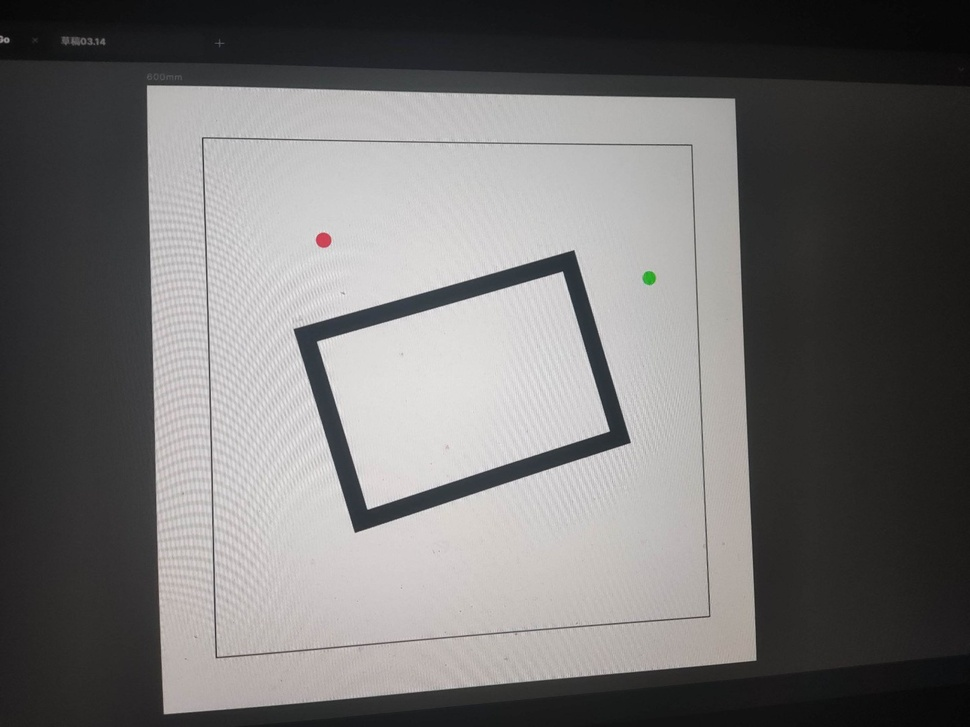
#> input picture week_9/src_1/img_1.jpeg, 970 x 727 px, shrunk from 1440 x 1080 before the run, found by its file name
$ python 'Harris_Detection(Failed).py'
#> lines starting #> are read from the running program, lines starting #| are printed output that depends on the picture; after the words box and inside, x2 and y2 are one past the last pixel; in counts of white or black regions, pixels touching at a corner belong together
# [26 lines of commented-out code are left out]

import cv2
import numpy as np
import matplotlib.pyplot as plt

#读取图像
img = cv2.imread("week_9\src_1\img_1.jpeg")
#> img is the input picture: shape (727, 970, 3); mean B, G, R 111.8, 112.3, 113.7

#灰度化
gray = cv2.cvtColor(img, cv2.COLOR_BGR2GRAY)

#Harris角点检测函数
dst = cv2.cornerHarris(src = gray, blockSize = 2, ksize = 3, k = 0.04)
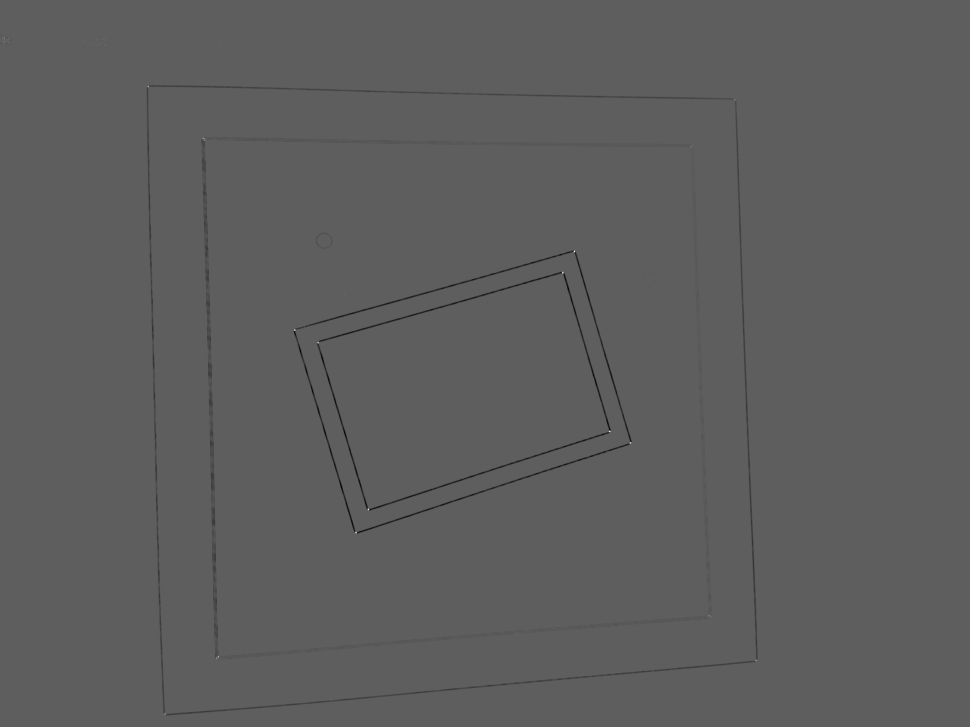
#> dst: shape (727, 970) float32; min -0.00436, max 0.0074, mean -2.19e-05; drawn with min black and max white

#图像中大于0.01*dst.max()的角点标记颜色
img[dst > 0.01*dst.max()] = (0,0,255)
#> img: shape (727, 970, 3); 0.03% of pixels changed, all inside (x1, y1, x2, y2) = (2, 36, 758, 715)

#展示处理
# cv2.imshow('IMAGE',img)


# Save the modified image
cv2.imwrite('week_9\out\Harris_drawed_img.jpeg', img)


# 没有效果，不考虑此方案

$ run again, with week_9/src_1/img_2.jpeg copied over week_9/src_1/img_1.jpeg
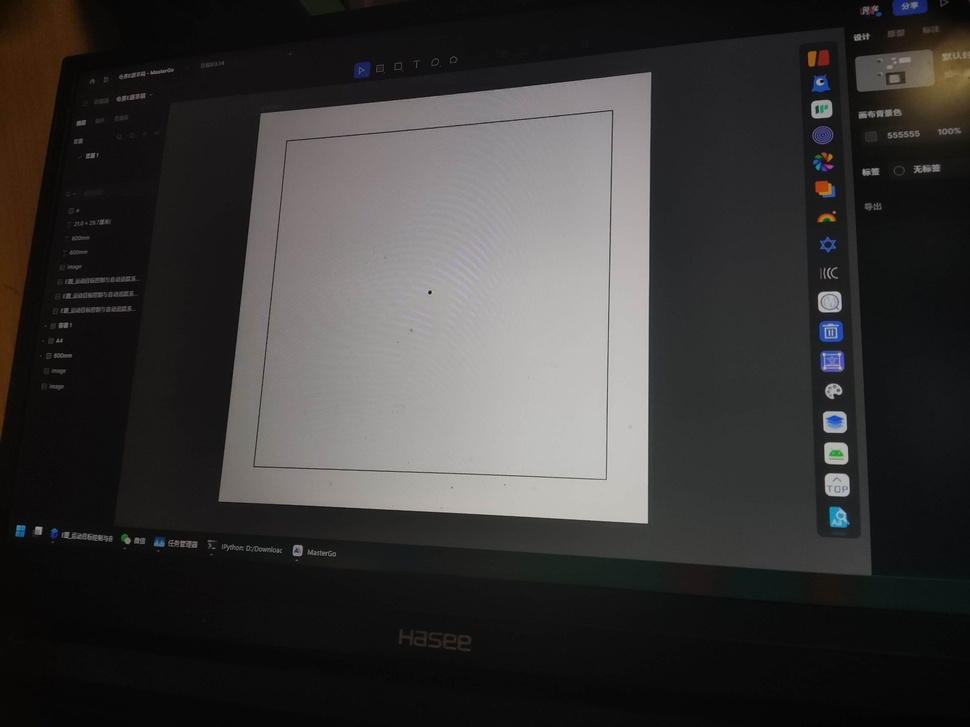
#> input picture week_9/src_1/img_2.jpeg, 970 x 727 px, shrunk from 2560 x 1920 before the run, found by its file name
#> img is the input picture: shape (727, 970, 3); mean B, G, R 55.4, 56.1, 57.7
#> `dst = cv2.cornerHarris(src = gray, blockSize = 2, ksize = 3, k = 0.04)`:
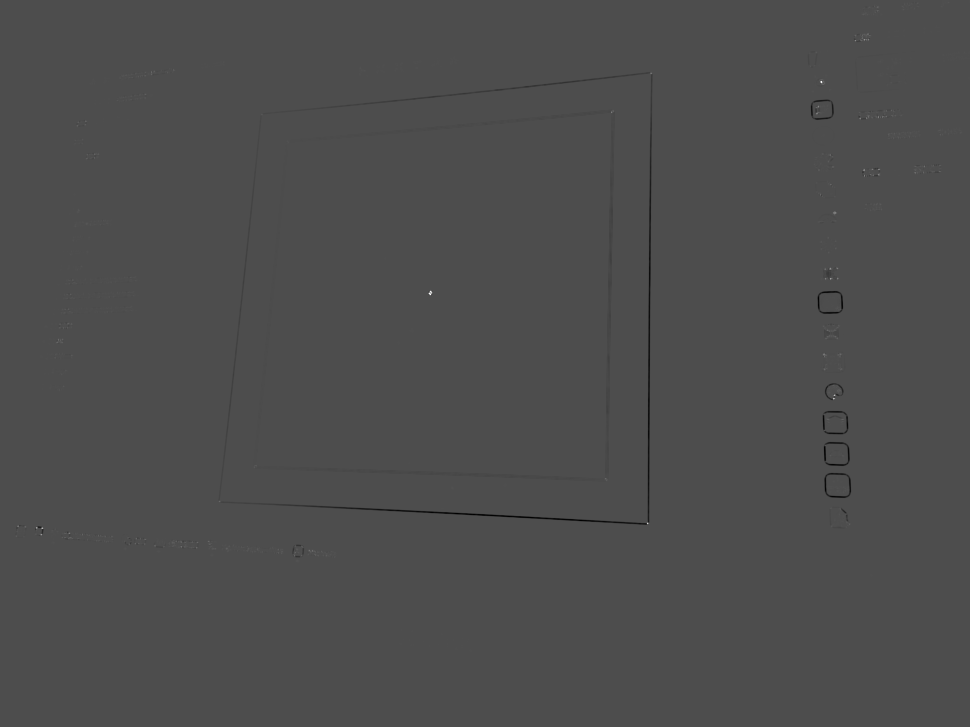
#> dst: shape (727, 970) float32; min -0.00267, max 0.00606, mean -6.8e-06; drawn with min black and max white
#> `img[dst > 0.01*dst.max()] = (0,0,255)`:
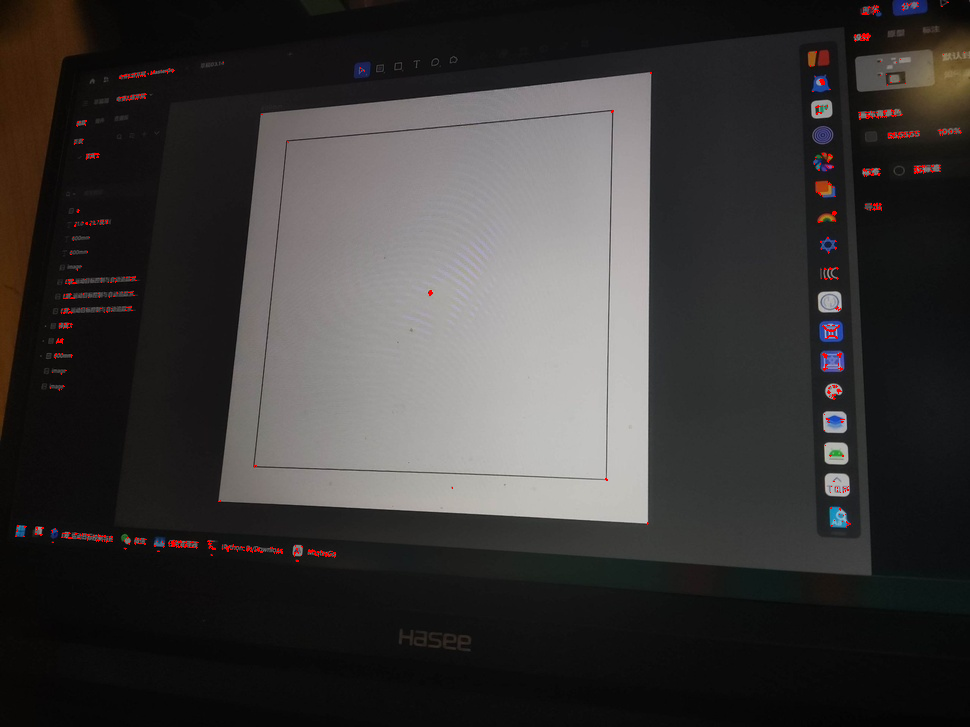
#> img: shape (727, 970, 3); 0.29% of pixels changed, all inside (x1, y1, x2, y2) = (15, 2, 965, 562)

$ run again, with week_9/src_1/img_3.jpeg copied over week_9/src_1/img_1.jpeg
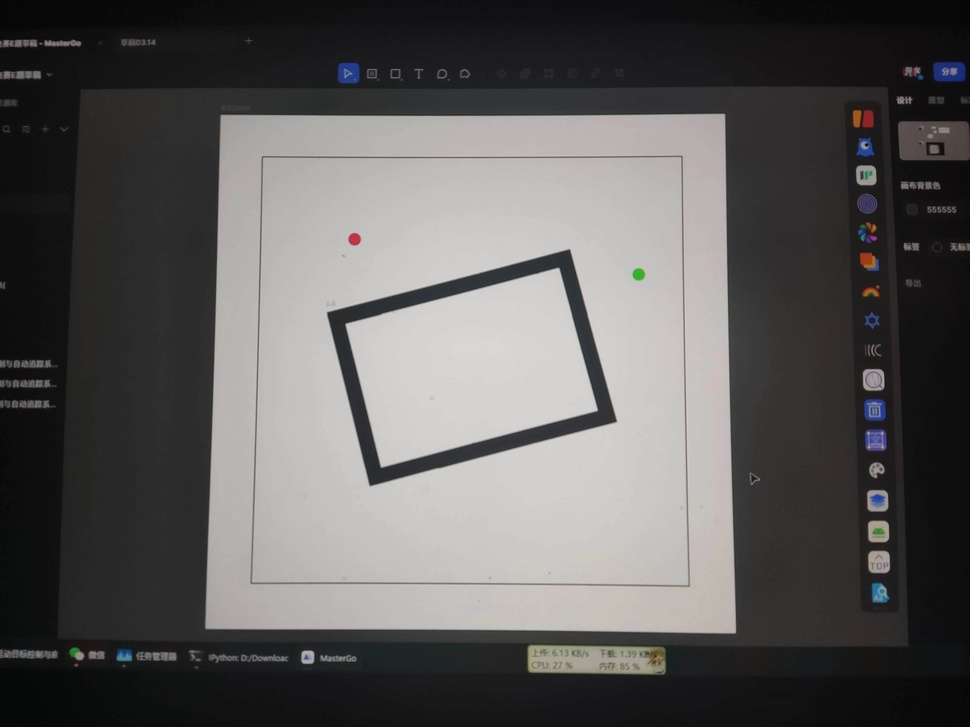
#> input picture week_9/src_1/img_3.jpeg, 970 x 727 px, shrunk from 4000 x 3000 before the run, found by its file name
#> img is the input picture: shape (727, 970, 3); mean B, G, R 90.4, 90.9, 92
#> `dst = cv2.cornerHarris(src = gray, blockSize = 2, ksize = 3, k = 0.04)`:
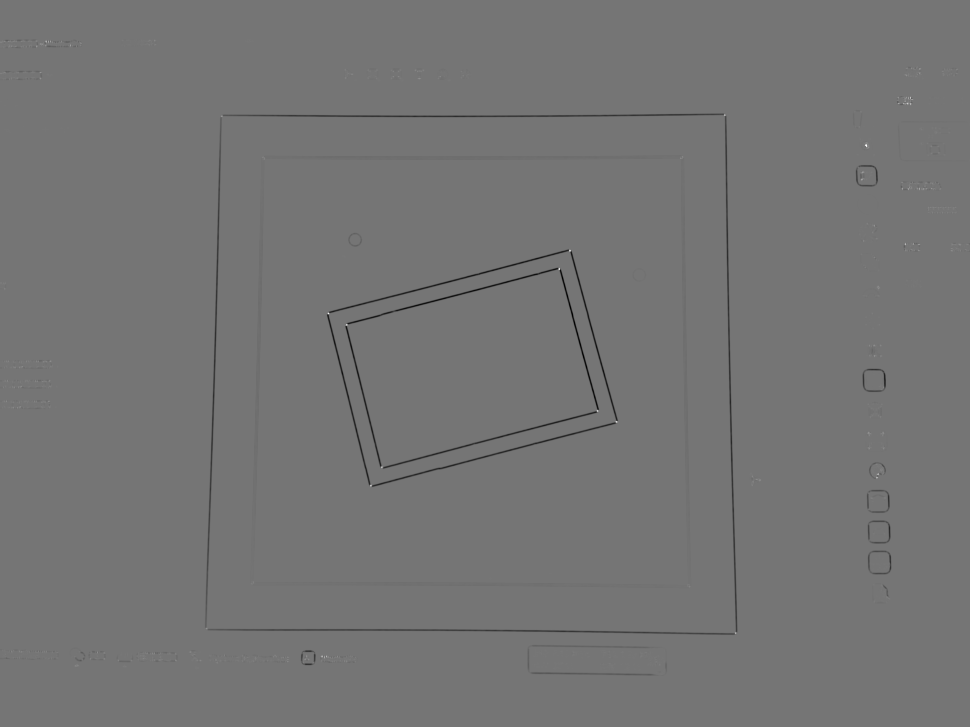
#> dst: shape (727, 970) float32; min -0.00249, max 0.00291, mean -1.43e-05; drawn with min black and max white
#> `img[dst > 0.01*dst.max()] = (0,0,255)`:
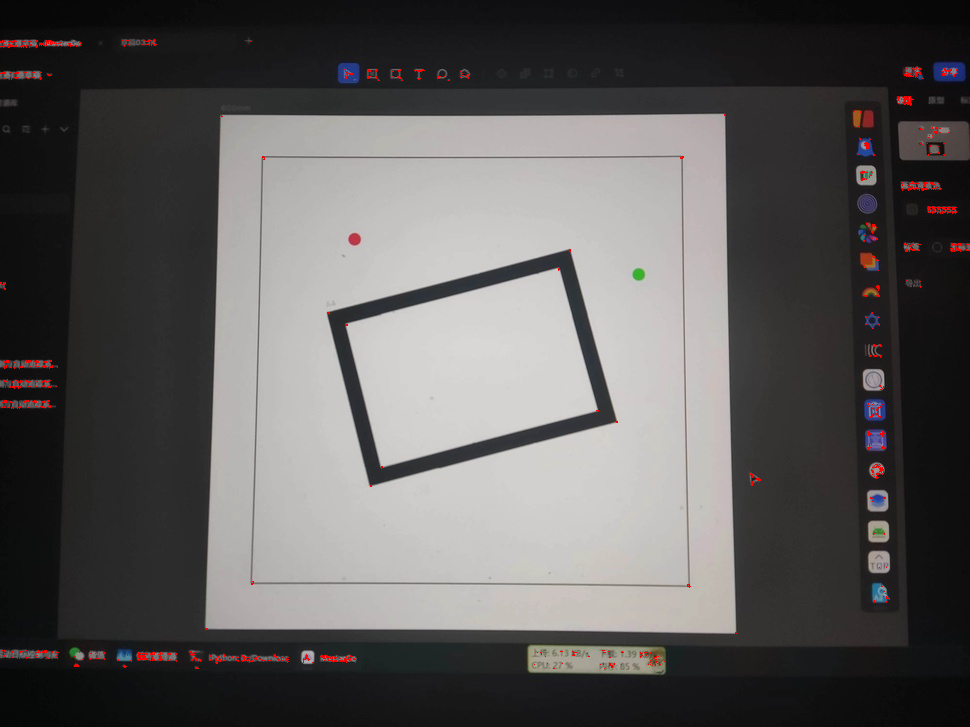
#> img: shape (727, 970, 3); 0.36% of pixels changed, all inside (x1, y1, x2, y2) = (0, 39, 969, 675)
